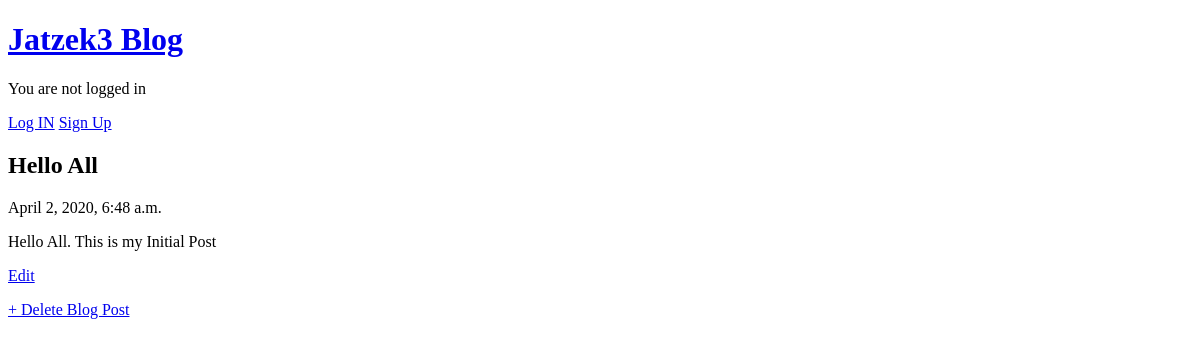
/post/1/, run on an earlier commit of the app's database.
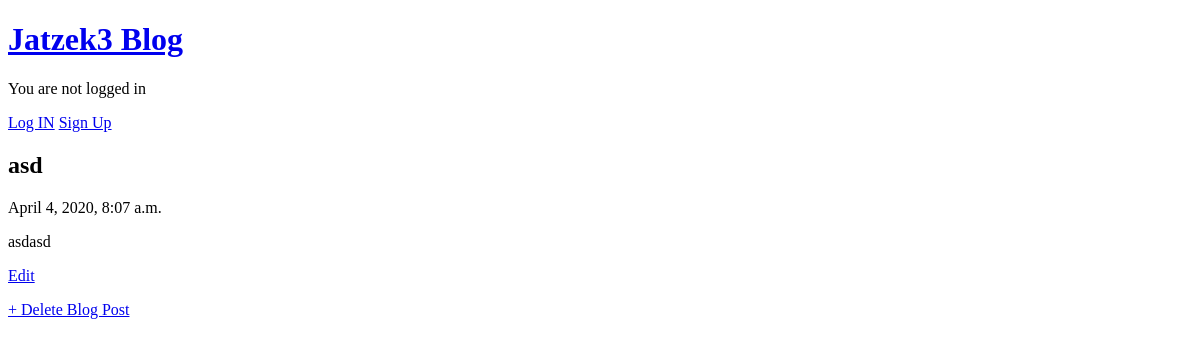
And on a later commit of the database.
### blog/models.py (models this page shows, shortened)
class Post(models.Model):
    title = models.CharField(max_length=200)
    body = models.TextField()
    created_at = models.DateTimeField(auto_now_add=True)
    updated_at = models.DateTimeField(auto_now=True)

### blog/views.py (the view)
# urls.py: path('post/<int:pk>/', BlogDetailView.as_view(), name='post_detail'),
class BlogDetailView(DetailView):
    model = Post
    template_name = 'post_detail.html'

### templates/post_detail.html
{% extends 'base.html' %}
{% block content %}
    <div class="post-entry">
        <h2>{{ post.title }}</h2>
        <p>{{ post.created_at }}</p>
        <p>{{ post.body }}</p>
    </div>
    <p><a href="{% url 'post_edit' post.pk %}">Edit</a><p></p>
    <p><a href="{% url 'post_delete' post.pk %}">+ Delete Blog Post</a></p>
{% endblock content %}

What changed in the data, as far as the page shows it:
changed Post: title "Hello All" → "asd"; created_at "April 2, 2020, 6:48 a.m." → "April 4, 2020, 8:07 a.m."; body "Hello All. This is my Initial Post" → "asdasd"
